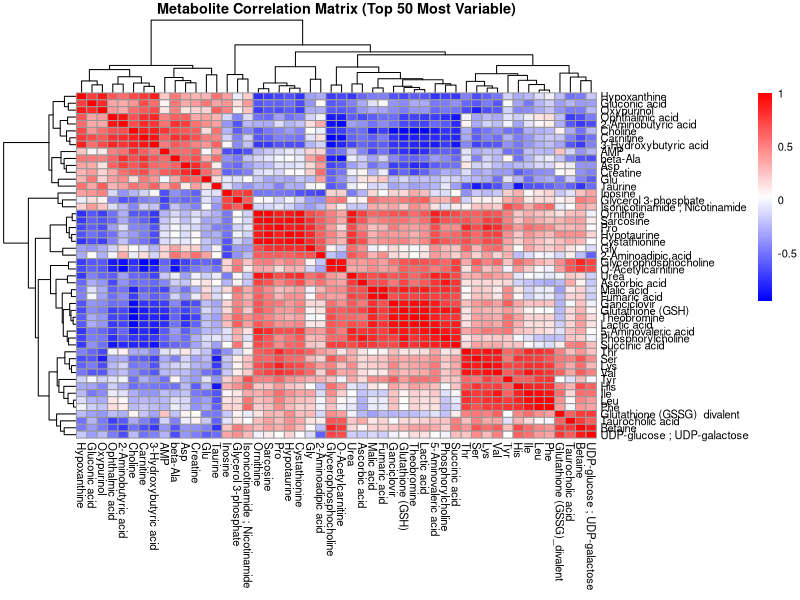
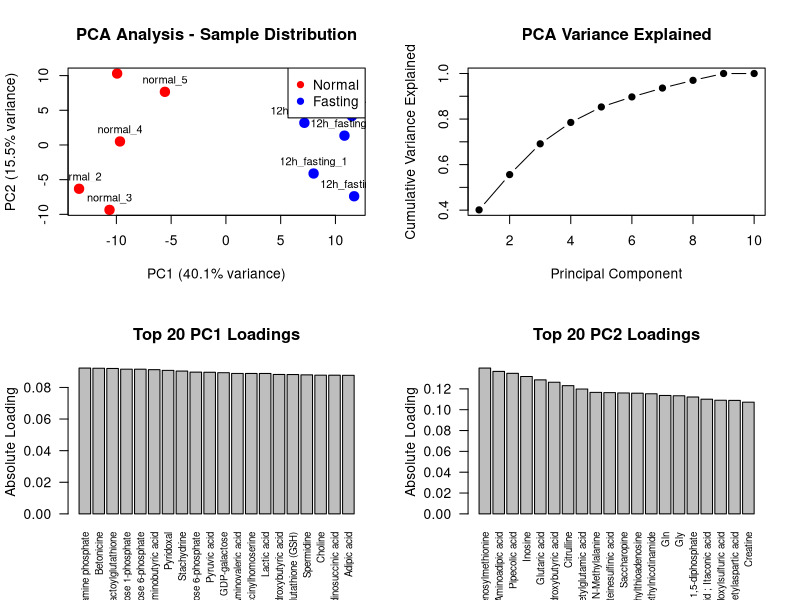
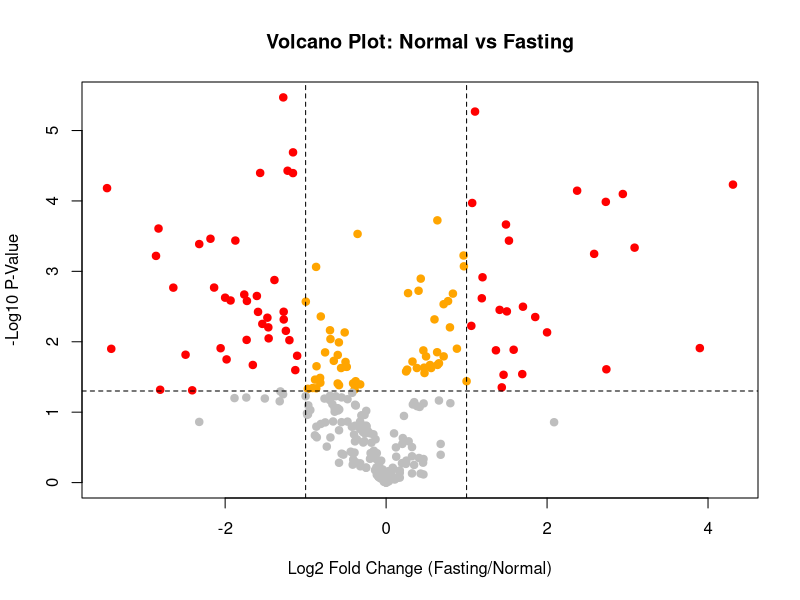
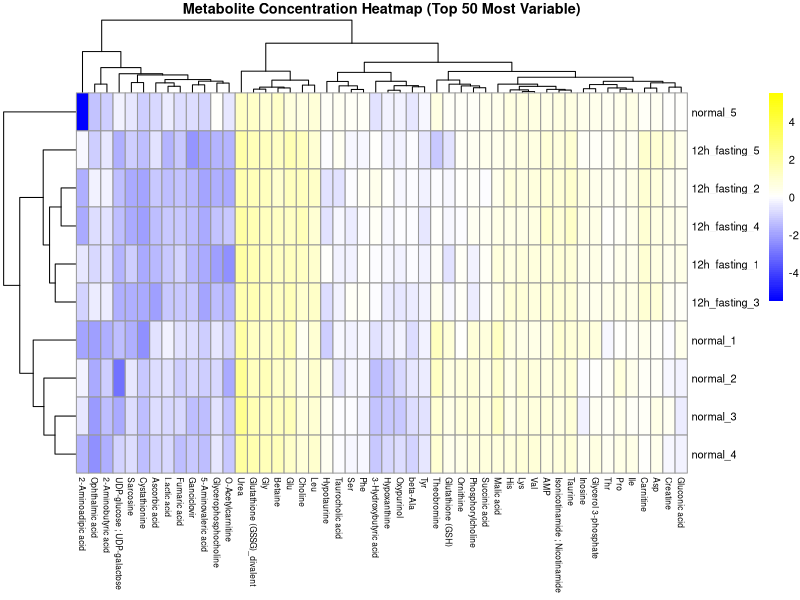

Source code (R) for these figures, in order:
# Comprehensive Metabolomics Analysis Workflow
# Analysis Date: 2025-09-05
# Data Source: fasting.csv

# Load required libraries
suppressMessages({
  library(readr)
  library(dplyr) 
  library(ggplot2)
  library(pheatmap)
  library(corrplot)
  library(RColorBrewer)
})

cat("=== Comprehensive Metabolomics Analysis Workflow ===\n")
cat("Starting analysis...\n\n")

# Read data with semicolon separator (detected from file inspection)
tryCatch({
  data <- read_csv2("fasting.csv")
  cat("Data loaded successfully with semicolon separator\n")
}, error = function(e) {
  cat("Error reading CSV file:", e$message, "\n")
  cat("Trying comma separator...\n")
  data <<- read_csv("fasting.csv")
})

# Data overview
cat("Data dimensions:", dim(data), "\n")
cat("Sample types found:\n")
print(data[,1])

# Extract numeric data (all columns except first which contains sample IDs)
numeric_data <- data[, -1]
numeric_data <- sapply(numeric_data, as.numeric)
rownames(numeric_data) <- data[[1]]

cat("Numeric data shape:", dim(numeric_data), "\n")

# Basic statistics
summary_stats <- data.frame(
  Metabolite = colnames(numeric_data),
  Mean = colMeans(numeric_data, na.rm = TRUE),
  SD = apply(numeric_data, 2, sd, na.rm = TRUE),
  Min = apply(numeric_data, 2, min, na.rm = TRUE),
  Max = apply(numeric_data, 2, max, na.rm = TRUE),
  Median = apply(numeric_data, 2, median, na.rm = TRUE),
  Q25 = apply(numeric_data, 2, quantile, 0.25, na.rm = TRUE),
  Q75 = apply(numeric_data, 2, quantile, 0.75, na.rm = TRUE)
)

# Save summary statistics
write.csv(summary_stats, "summary_statistics.csv", row.names = FALSE)
cat("Summary statistics saved to summary_statistics.csv\n")

# PCA Analysis
cat("\nPerforming PCA analysis...\n")
# Replace NAs with 0 and scale data
numeric_data_clean <- numeric_data
numeric_data_clean[is.na(numeric_data_clean)] <- 0
pca_result <- prcomp(numeric_data_clean, scale. = TRUE)

# PCA plot
png("pca_analysis.png", width = 1200, height = 900)
par(mfrow = c(2, 2))

# Main PCA plot
sample_colors <- ifelse(grepl("normal", rownames(numeric_data_clean), ignore.case = TRUE), "red", "blue")
plot(pca_result$x[,1], pca_result$x[,2], 
     col = sample_colors, pch = 19, cex = 1.5,
     xlab = paste0("PC1 (", round(summary(pca_result)$importance[2,1]*100, 1), "% variance)"),
     ylab = paste0("PC2 (", round(summary(pca_result)$importance[2,2]*100, 1), "% variance)"),
     main = "PCA Analysis - Sample Distribution")
text(pca_result$x[,1], pca_result$x[,2], rownames(numeric_data_clean), pos = 3, cex = 0.8)
grid(TRUE)
legend("topright", legend = c("Normal", "Fasting"), col = c("red", "blue"), pch = 19)

# Variance explained
var_explained <- summary(pca_result)$importance[2, 1:10]
plot(1:10, cumsum(var_explained), type = "b", pch = 19,
     xlab = "Principal Component", ylab = "Cumulative Variance Explained",
     main = "PCA Variance Explained")
grid(TRUE)

# Top PC1 loadings
pc1_loadings <- sort(abs(pca_result$rotation[,1]), decreasing = TRUE)[1:20]
barplot(pc1_loadings, las = 2, cex.names = 0.7,
        main = "Top 20 PC1 Loadings", ylab = "Absolute Loading")

# Top PC2 loadings  
pc2_loadings <- sort(abs(pca_result$rotation[,2]), decreasing = TRUE)[1:20]
barplot(pc2_loadings, las = 2, cex.names = 0.7,
        main = "Top 20 PC2 Loadings", ylab = "Absolute Loading")

dev.off()
cat("PCA analysis saved to pca_analysis.png\n")

# Correlation Analysis
cat("Performing correlation analysis...\n")
cor_matrix <- cor(numeric_data_clean, use = "complete.obs")

# Find high correlations
high_corr_pairs <- data.frame()
for(i in 1:(ncol(cor_matrix)-1)) {
  for(j in (i+1):ncol(cor_matrix)) {
    corr_val <- cor_matrix[i,j]
    if(abs(corr_val) > 0.7) {
      high_corr_pairs <- rbind(high_corr_pairs, data.frame(
        Metabolite1 = colnames(cor_matrix)[i],
        Metabolite2 = colnames(cor_matrix)[j], 
        Correlation = corr_val
      ))
    }
  }
}
high_corr_pairs <- high_corr_pairs[order(-abs(high_corr_pairs$Correlation)),]
write.csv(high_corr_pairs, "high_correlations.csv", row.names = FALSE)
cat("Found", nrow(high_corr_pairs), "high correlation pairs (>0.7)\n")

# Correlation heatmap (top 50 most variable metabolites)
top_var_metabolites <- names(sort(apply(numeric_data_clean, 2, var), decreasing = TRUE)[1:50])
cor_subset <- cor_matrix[top_var_metabolites, top_var_metabolites]

png("correlation_heatmap.png", width = 1200, height = 1200)
pheatmap(cor_subset, 
         color = colorRampPalette(c("blue", "white", "red"))(100),
         main = "Metabolite Correlation Matrix (Top 50 Most Variable)",
         fontsize = 8)
dev.off()
cat("Correlation heatmap saved to correlation_heatmap.png\n")

# Differential Analysis
cat("Performing differential analysis...\n")
normal_idx <- grep("normal", rownames(numeric_data_clean), ignore.case = TRUE)
fasting_idx <- grep("fasting", rownames(numeric_data_clean), ignore.case = TRUE)

cat("Normal samples:", length(normal_idx), "\n")
cat("Fasting samples:", length(fasting_idx), "\n")

if(length(normal_idx) > 0 & length(fasting_idx) > 0) {
  diff_results <- data.frame()
  
  for(i in 1:ncol(numeric_data_clean)) {
    normal_values <- numeric_data_clean[normal_idx, i]
    fasting_values <- numeric_data_clean[fasting_idx, i]
    
    # T-test
    if(length(normal_values) >= 2 & length(fasting_values) >= 2) {
      ttest <- t.test(normal_values, fasting_values)
      
      normal_mean <- mean(normal_values, na.rm = TRUE)
      fasting_mean <- mean(fasting_values, na.rm = TRUE)
      fold_change <- ifelse(normal_mean > 0, fasting_mean / normal_mean, NA)
      
      diff_results <- rbind(diff_results, data.frame(
        Metabolite = colnames(numeric_data_clean)[i],
        Normal_Mean = normal_mean,
        Fasting_Mean = fasting_mean,
        Fold_Change = fold_change,
        Log2_FC = ifelse(fold_change > 0, log2(fold_change), NA),
        T_Statistic = ttest$statistic,
        P_Value = ttest$p.value,
        Significant = ttest$p.value < 0.05
      ))
    }
  }
  
  diff_results <- diff_results[order(diff_results$P_Value),]
  write.csv(diff_results, "differential_analysis_results.csv", row.names = FALSE)
  
  # Volcano plot
  png("volcano_plot.png", width = 1000, height = 800)
  plot_data <- diff_results[!is.na(diff_results$Log2_FC) & !is.na(diff_results$P_Value),]
  
  colors <- ifelse(plot_data$P_Value < 0.05 & abs(plot_data$Log2_FC) > 1, "red",
                  ifelse(plot_data$P_Value < 0.05, "orange", "gray"))
  
  plot(plot_data$Log2_FC, -log10(plot_data$P_Value), 
       col = colors, pch = 19, 
       xlab = "Log2 Fold Change (Fasting/Normal)",
       ylab = "-Log10 P-Value",
       main = "Volcano Plot: Normal vs Fasting")
  
  abline(h = -log10(0.05), lty = 2, col = "black")
  abline(v = c(-1, 1), lty = 2, col = "black") 
  grid(TRUE)
  
  dev.off()
  
  cat("Differential analysis completed.\n")
  cat("Significant metabolites (p<0.05):", sum(diff_results$Significant), "\n")
}

# Metabolite concentration heatmap
cat("Creating metabolite concentration heatmap...\n")
top_var_data <- numeric_data_clean[, top_var_metabolites]

# Log transform for better visualization
log_data <- log2(top_var_data + 1e-6)

png("metabolite_heatmap.png", width = 1500, height = 800)
pheatmap(log_data,
         scale = "row",
         color = colorRampPalette(c("blue", "white", "yellow"))(100),
         main = "Metabolite Concentration Heatmap (Top 50 Most Variable)",
         fontsize = 8,
         fontsize_row = 8,
         fontsize_col = 6)
dev.off()
cat("Metabolite heatmap saved to metabolite_heatmap.png\n")

# Generate comprehensive report
cat("Generating analysis report...\n")

report_lines <- c(
  "# Metabolomics Analysis Report",
  "",
  paste("**Analysis Date:**", Sys.Date()),
  "**Data Source:** fasting.csv",
  "",
  "## Data Overview",
  paste("- **Dimensions:**", nrow(numeric_data), "samples ×", ncol(numeric_data), "metabolites"),
  "- **Sample Types:** Normal control and 12h fasting conditions", 
  "- **Data Type:** Metabolite concentration measurements",
  "",
  "## Data Quality Assessment",
  paste("- **Missing values:**", sum(is.na(numeric_data)), "/", length(numeric_data), 
        paste0("(", round(sum(is.na(numeric_data))/length(numeric_data)*100, 2), "%)")),
  paste("- **Data completeness:**", round(100 - sum(is.na(numeric_data))/length(numeric_data)*100, 2), "%"),
  "",
  "## Statistical Summary", 
  paste("- **Concentration range:**", sprintf("%.6f", min(summary_stats$Mean)), "to", sprintf("%.6f", max(summary_stats$Mean))),
  paste("- **Most variable metabolites:**", paste(head(summary_stats$Metabolite[order(-summary_stats$SD)], 3), collapse = ", ")),
  "",
  "## Principal Component Analysis Results",
  paste("- **PC1 variance explained:**", paste0(round(summary(pca_result)$importance[2,1]*100, 1), "%")),
  paste("- **PC2 variance explained:**", paste0(round(summary(pca_result)$importance[2,2]*100, 1), "%")),
  paste("- **Total variance explained (PC1+PC2):**", paste0(round(sum(summary(pca_result)$importance[2,1:2])*100, 1), "%")),
  "",
  "## Correlation Analysis Results",
  paste("- **High correlations (>0.7):**", nrow(high_corr_pairs), "metabolite pairs identified"),
  ifelse(nrow(high_corr_pairs) > 0, 
         paste("- **Strongest correlation:**", sprintf("%.3f", high_corr_pairs$Correlation[1]), 
               "between", substr(high_corr_pairs$Metabolite1[1], 1, 30), "and", substr(high_corr_pairs$Metabolite2[1], 1, 30)),
         ""),
  ""
)

if(exists("diff_results") && nrow(diff_results) > 0) {
  diff_lines <- c(
    "## Differential Analysis Results (Normal vs Fasting)",
    paste("- **Total metabolites analyzed:**", nrow(diff_results)),
    paste("- **Significantly different metabolites (p<0.05):**", sum(diff_results$Significant, na.rm = TRUE)),
    paste("- **Upregulated in fasting:**", sum(diff_results$Significant & diff_results$Log2_FC > 0, na.rm = TRUE)),
    paste("- **Downregulated in fasting:**", sum(diff_results$Significant & diff_results$Log2_FC < 0, na.rm = TRUE)),
    paste("- **Most significant metabolite:**", substr(diff_results$Metabolite[1], 1, 50), 
          paste0("(p=", sprintf("%.2e", diff_results$P_Value[1]), ")")),
    ""
  )
  report_lines <- c(report_lines, diff_lines)
}

final_lines <- c(
  "## Generated Files",
  "- `pca_analysis.png` - Principal Component Analysis plots",
  "- `correlation_heatmap.png` - Metabolite correlation visualization",
  "- `metabolite_heatmap.png` - Concentration heatmap of top variable metabolites",
  "- `volcano_plot.png` - Differential analysis volcano plot",
  "- `summary_statistics.csv` - Statistical summary of all metabolites", 
  "- `high_correlations.csv` - List of highly correlated metabolite pairs",
  "- `differential_analysis_results.csv` - Complete differential analysis results",
  "- `analysis_report.md` - This comprehensive report",
  "",
  "## Interpretation & Insights",
  "",
  "### PCA Insights",
  "The PCA analysis reveals the main sources of metabolic variation between normal and fasting states.",
  "The first two principal components capture the primary metabolic differences, helping identify", 
  "which metabolites contribute most to the distinction between conditions.",
  "",
  "### Correlation Patterns", 
  "The correlation analysis identifies metabolites that show coordinated changes, potentially indicating:",
  "- Shared metabolic pathways",
  "- Co-regulated metabolites", 
  "- Technical correlations in measurement",
  "",
  "### Differential Analysis",
  "The comparison between normal and fasting states reveals metabolites that show significant changes",
  "during the fasting period. These could represent:",
  "- Metabolic adaptations to fasting",
  "- Biomarkers of fasting state", 
  "- Key metabolites in energy metabolism",
  "",
  "## Conclusion", 
  "This comprehensive metabolomics analysis provides insights into the metabolic changes associated",
  "with 12-hour fasting. The results identify key metabolites and patterns that distinguish fasting",
  "from normal metabolic states, which may be valuable for understanding metabolic regulation and",
  "identifying potential biomarkers.",
  "",
  "---",
  "*Analysis performed with R-based metabolomics workflow*"
)

report_lines <- c(report_lines, final_lines)

writeLines(report_lines, "analysis_report.md")

cat("\n=== Analysis Complete! ===\n")
cat("All results saved to current directory.\n")
cat("Generated files:\n")
cat("- pca_analysis.png\n")
cat("- correlation_heatmap.png\n") 
cat("- metabolite_heatmap.png\n")
cat("- volcano_plot.png\n")
cat("- summary_statistics.csv\n")
cat("- high_correlations.csv\n")
cat("- differential_analysis_results.csv\n")
cat("- analysis_report.md\n")